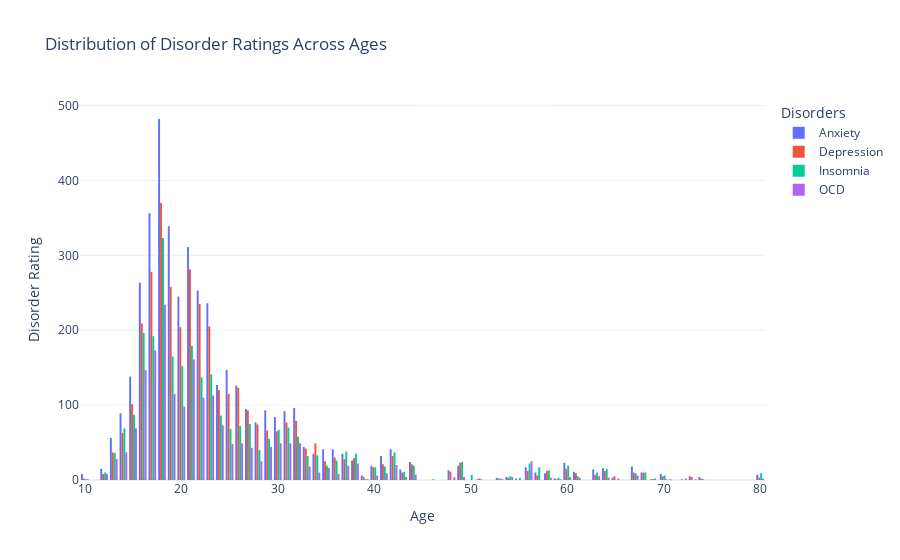

Notebook code for this chart:
### Code cell
df_melted = df.melt(id_vars=['Age'], 
                    value_vars=['Anxiety', 'Depression', 'Insomnia', 'OCD'], 
                    var_name='Disorder', 
                    value_name='Rating')

# Create a histogram
fig3 = px.histogram(
    df_melted, 
    x="Age", 
    y="Rating", 
    color="Disorder", 
    barmode="group",  # Group bars by Disorder
    title="Distribution of Disorder Ratings Across Ages",
    labels={"Rating": "Disorder Rating", "Age": "Age"},
    template="plotly_white"
)

fig3.update_layout(
    xaxis=dict(title="Age"),
    yaxis=dict(title="Disorder Rating"),
    legend_title="Disorders"
)

fig3.show()

### Figure 1 — Plotly figure (JSON) as saved in the notebook; plotly's stock layout.template omitted (floating-point values rounded to 4 significant figures; data arrays with more than 128 entries replaced by an {"elided": "..."} marker saying what was removed)
{"data": [{"alignmentgroup": "True", "bingroup": "x", "histfunc": "sum", "hovertemplate": "Disorder=Anxiety<br>Age=%{x}<br>sum of Disorder Rating=%{y}<extra></extra>", "legendgroup": "Anxiety", "marker": {"color": "#636efa", "pattern": {"shape": ""}}, "name": "Anxiety", "offsetgroup": "Anxiety", "orientation": "v", "showlegend": true, "type": "histogram", "x": {"elided": "736 float values"}, "xaxis": "x", "y": {"elided": "736 float values"}, "yaxis": "y"}, {"alignmentgroup": "True", "bingroup": "x", "histfunc": "sum", "hovertemplate": "Disorder=Depression<br>Age=%{x}<br>sum of Disorder Rating=%{y}<extra></extra>", "legendgroup": "Depression", "marker": {"color": "#EF553B", "pattern": {"shape": ""}}, "name": "Depression", "offsetgroup": "Depression", "orientation": "v", "showlegend": true, "type": "histogram", "x": {"elided": "736 float values"}, "xaxis": "x", "y": {"elided": "736 float values"}, "yaxis": "y"}, {"alignmentgroup": "True", "bingroup": "x", "histfunc": "sum", "hovertemplate": "Disorder=Insomnia<br>Age=%{x}<br>sum of Disorder Rating=%{y}<extra></extra>", "legendgroup": "Insomnia", "marker": {"color": "#00cc96", "pattern": {"shape": ""}}, "name": "Insomnia", "offsetgroup": "Insomnia", "orientation": "v", "showlegend": true, "type": "histogram", "x": {"elided": "736 float values"}, "xaxis": "x", "y": {"elided": "736 float values"}, "yaxis": "y"}, {"alignmentgroup": "True", "bingroup": "x", "histfunc": "sum", "hovertemplate": "Disorder=OCD<br>Age=%{x}<br>sum of Disorder Rating=%{y}<extra></extra>", "legendgroup": "OCD", "marker": {"color": "#ab63fa", "pattern": {"shape": ""}}, "name": "OCD", "offsetgroup": "OCD", "orientation": "v", "showlegend": true, "type": "histogram", "x": {"elided": "736 float values"}, "xaxis": "x", "y": {"elided": "736 float values"}, "yaxis": "y"}], "layout": {"barmode": "group", "legend": {"title": {"text": "Disorders"}, "tracegroupgap": 0}, "title": {"text": "Distribution of Disorder Ratings Across Ages"}, "xaxis": {"anchor": "y", "domain": [0, 1], "title": {"text": "Age"}}, "yaxis": {"anchor": "x", "domain": [0, 1], "title": {"text": "Disorder Rating"}}}}
